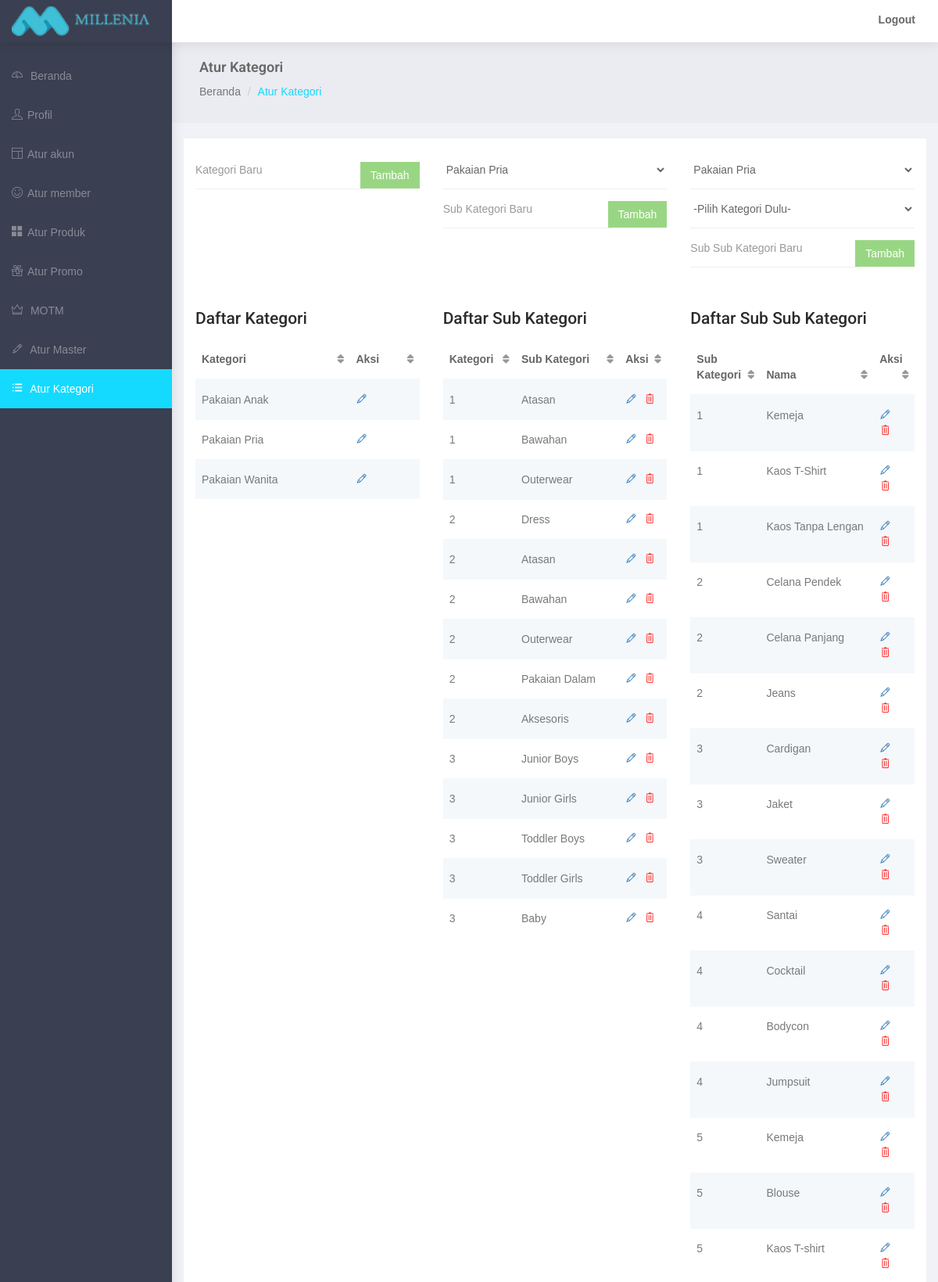
The page /admin/manage-category.php (signed in, upper part) on the database its author committed.
### tables this page shows
CREATE TABLE `mi_category` (
  `category_id` int(11) NOT NULL,
  `category_name` varchar(100) NOT NULL
);

CREATE TABLE `mi_subcategory` (
  `subcategory_id` int(11) NOT NULL,
  `category_id` int(11) NOT NULL,
  `subcategory_name` varchar(100) NOT NULL
);

CREATE TABLE `mi_subsubcategory` (
  `subsubcategory_id` int(11) NOT NULL,
  `subcategory_id` int(11) NOT NULL,
  `subsubcategory_name` varchar(100) NOT NULL
);

### admin/manage-category.php (the view, shortened to what this page needs)
<?php
	require 'includes/connect.php';
?>
<!DOCTYPE html>
<html lang="en">
<head>
</head>
<body>
    <div id="wrapper">
        <div id="page-wrapper">
            <div class="container-fluid">
                <div class="row bg-title">
                    <div class="col-lg-12">
                        <h4 class="page-title">Atur Kategori</h4>
                        <ol class="breadcrumb">
                            <li><a href="index.php">Beranda</a></li>
                            <li class="active">Atur Kategori</li>
                        </ol>
                    </div>
                </div>
                <div class="row">
                    <div class="col-md-12 col-lg-12 col-sm-12">
                        <div class="white-box col-lg-4 col-md-4 col-sm-12"  style="min-height: 4200px">
                            <form class="form-horizontal form-material" style="margin-bottom: 150px" method="post" action="manage-category.php">
                                <div class="form-group">
                                    <div class="col-md-12">
                                        <input type="text" style="width: 75%" placeholder="Kategori Baru" class="form-control form-control-line" name="category" required="yes">
                                        <button class="btn btn-success pull-right" style="margin-top: -35px" type="submit" name="newcategory">Tambah</button>
                                    </div>
                                </div>
                            </form>
                                <h3>Daftar Kategori</h3>
                            <div class="table-responsive">
                                <table class="table-striped table">
                                    <thead>
                                        <tr>
                                            <th>Kategori</th>
                                            <th>Aksi</th>
                                        </tr>
                                    </thead>
                                    <tbody>
                                        <?php
                                        $list = mysqli_query($conn, "SELECT * FROM mi_category");
                                        while ($row = mysqli_fetch_assoc($list))
                                          {
                                            $id = $row['category_id'];
                                            $name = $row['category_name'];
                                            echo "
                                            <tr>
                                              <td>".$name."</td>
                                              <td><a data-toggle='modal' data-target='#modalEdit' data-id='c".$id."' style='cursor: pointer;' class='edit'><i class='ti-pencil fa-fw'></i></a></td>
                                            </tr>
                                            ";
                                          }
                                        ?>
                                    </tbody>
                                </table>
                            </div>
                        </div>
                        <div class="white-box col-lg-4 col-md-4 col-sm-12"  style="min-height: 4200px">
                            <form class="form-horizontal form-material" style="margin-bottom: 100px" method="post" action="manage-category.php">
                                <div class="form-group">
                                    <div class="col-md-12">
                                        <select name="category" class="form-control form-control-line">
                                            <?php
                                            $list = mysqli_query($conn, "SELECT * FROM mi_category");
                                            while ($row = mysqli_fetch_assoc($list))
                                              {
                                                $id = $row['category_id'];
                                                $name = $row['category_name'];
                                                echo "
                                                <option value='".$id."'>".$name."</option>
                                                ";
                                              }
                                            ?>
                                        </select>
                                        <input type="text" style="width: 75%" placeholder="Sub Kategori Baru" class="form-control form-control-line" name="subcategory" required="yes">
                                        <button class="btn btn-success pull-right" style="margin-top: -35px" type="submit" name="newsubcategory">Tambah</button>
                                    </div>
                                </div>
                            </form>
                                <h3>Daftar Sub Kategori</h3>
                            <div class="table-responsive">
                                <table class="table-striped table">
                                    <thead>
                                        <tr>
                                            <th>Kategori</th>
                                            <th>Sub Kategori</th>
                                            <th>Aksi</th>
                                        </tr>
                                    </thead>
                                    <tbody>
                                        <?php
                                        $list = mysqli_query($conn, "SELECT * FROM mi_subcategory");
                                        while ($row = mysqli_fetch_assoc($list))
                                          {
                                            $parent = $row['category_id'];
                                            $id = $row['subcategory_id'];
                                            $name = $row['subcategory_name'];
                                            echo "
                                            <tr>
                                              <td>".$parent."</td>
                                              <td>".$name."</td>
                                              <td><a data-toggle='modal' data-target='#modalEdit' data-id='s".$id."' style='cursor: pointer;' class='edit'><i class='ti-pencil fa-fw'></i></a>
                                              <a data-toggle='modal' data-target='#myModal' data-id='s".$id."' style='color: red;cursor: pointer;' class='hapus'><i class='ti-trash fa-fw'></a></td>
                                            </tr>
                                            ";
                                          }
                                        ?>
                                    </tbody>
                                </table>
                            </div>
                        </div>
                        <div class="white-box col-lg-4 col-md-4 col-sm-12"  style="min-height: 4200px">
                            <form class="form-horizontal form-material" style="margin-bottom: 50px" method="post" action="manage-category.php">
                                <div class="form-group">
                                    <div class="col-md-12">
                                        <select name="category" id="category" class="form-control form-control-line">
                                            <?php
                                            $list = mysqli_query($conn, "SELECT * FROM mi_category");
                                            while ($row = mysqli_fetch_assoc($list))
                                              {
                                                $id = $row['category_id'];
                                                $name = $row['category_name'];
                                                echo "
                                                <option value='".$id."'>".$name."</option>
                                                ";
                                              }
                                            ?>
                                        </select>
                                        <select name="subcategory" id="subcategory" class="form-control form-control-line">
                                            <option class="subchange">-Pilih Kategori Dulu-</option>
                                        </select>
                                        <input type="text" style="width: 75%" placeholder="Sub Sub Kategori Baru" class="form-control form-control-line" name="subsubcategory" required="yes">
                                        <button class="btn btn-success pull-right" style="margin-top: -35px" type="submit" name="newsubsubcategory">Tambah</button>
                                    </div>
                                </div>
                            </form>
                                <h3>Daftar Sub Sub Kategori</h3>
                            <div class="table-responsive">
                                <table class="table-striped table">
                                    <thead>
                                        <tr>
                                            <th>Sub Kategori</th>
                                            <th>Nama</th>
                                            <th>Aksi</th>
                                        </tr>
                                    </thead>
                                    <tbody>
                                        <?php
                                        $list = mysqli_query($conn, "SELECT * FROM mi_subsubcategory");
                                        while ($row = mysqli_fetch_assoc($list))
                                          {
                                            $parent = $row['subcategory_id'];
                                            $id = $row['subsubcategory_id'];
                                            $name = $row['subsubcategory_name'];
                                            echo "
                                            <tr>
                                              <td>".$parent."</td>
                                              <td>".$name."</td>
                                              <td><a data-toggle='modal' data-target='#modalEdit' data-id='z".$id."' style='cursor: pointer;' class='edit'><i class='ti-pencil fa-fw'></i></a>
                                              <a data-toggle='modal' data-target='#myModal' data-id='z".$id."' style='color: red;cursor: pointer;' class='hapus'><i class='ti-trash fa-fw'></a></td>
                                            </tr>
                                            ";
                                          }
                                        ?>
                                    </tbody>
                                </table>
                            </div>
                        </div>
                    </div>
                </div>
            </div>
        </div>
    </div>
</body>
</html>

### admin/css/style2.css (style rules this page uses)
* { box-sizing: border-box; -moz-box-sizing: border-box; -webkit-box-sizing: border-box; font-family: arial; }
body { background: #bdc3c7; }
.form-group { position: relative; margin-bottom: 15px; }
.form-control { width: 100%; height: 50px; border: none; padding: 5px 7px 5px 15px; background: #fff; color: #666; border: 2px solid #ddd; -moz-border-radius: 4px; -webkit-border-radius: 4px; border-radius: 4px; }

### rows shown on the page
mi_category: category_name "Pakaian Pria"
mi_category: category_name "Pakaian Wanita"
mi_category: category_name "Pakaian Anak"
mi_subcategory: category "1", subcategory_name "Atasan"
mi_subcategory: category "1", subcategory_name "Bawahan"
mi_subcategory: category "1", subcategory_name "Outerwear"
mi_subcategory: category "2", subcategory_name "Dress"
mi_subcategory: category "2", subcategory_name "Atasan"
mi_subcategory: category "2", subcategory_name "Bawahan"
mi_subcategory: category "2", subcategory_name "Outerwear"
mi_subcategory: category "2", subcategory_name "Pakaian Dalam"
mi_subcategory: category "2", subcategory_name "Aksesoris"
mi_subcategory: category "3", subcategory_name "Junior Boys"
mi_subcategory: category "3", subcategory_name "Junior Girls"
mi_subcategory: category "3", subcategory_name "Toddler Boys"
mi_subcategory: category "3", subcategory_name "Toddler Girls"
mi_subcategory: category "3", subcategory_name "Baby"
mi_subsubcategory: subcategory "1", subsubcategory_name "Kemeja"
mi_subsubcategory: subcategory "1", subsubcategory_name "Kaos T-Shirt"
mi_subsubcategory: subcategory "1", subsubcategory_name "Kaos Tanpa Lengan"
mi_subsubcategory: subcategory "2", subsubcategory_name "Celana Pendek"
mi_subsubcategory: subcategory "2", subsubcategory_name "Celana Panjang"
mi_subsubcategory: subcategory "2", subsubcategory_name "Jeans"
mi_subsubcategory: subcategory "3", subsubcategory_name "Cardigan"
mi_subsubcategory: subcategory "3", subsubcategory_name "Jaket"
mi_subsubcategory: subcategory "3", subsubcategory_name "Sweater"
mi_subsubcategory: subcategory "4", subsubcategory_name "Santai"
mi_subsubcategory: subcategory "4", subsubcategory_name "Cocktail"
mi_subsubcategory: subcategory "4", subsubcategory_name "Bodycon"
mi_subsubcategory: subcategory "4", subsubcategory_name "Jumpsuit"
mi_subsubcategory: subcategory "5", subsubcategory_name "Kemeja"
mi_subsubcategory: subcategory "5", subsubcategory_name "Blouse"
mi_subsubcategory: subcategory "5", subsubcategory_name "Kaos T-shirt"

### other values the page prints
form field category "Pakaian Pria"
